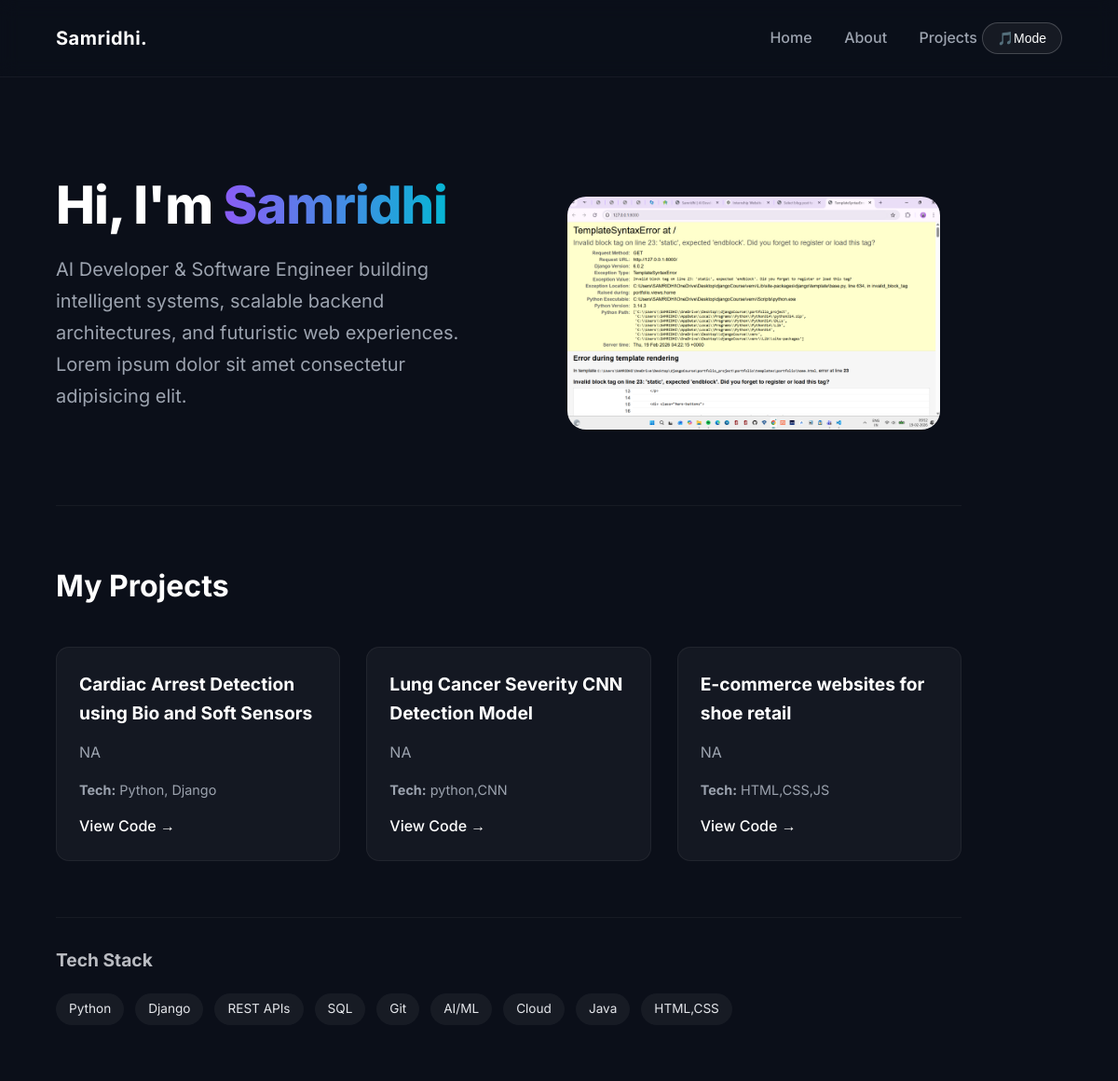
/projects/, run on the app's committed database.
### portfolio/models.py (models this page shows, shortened)
class Project(models.Model):
    title = models.CharField(max_length=200)
    description = models.TextField()
    tech_stack = models.CharField(max_length=200)
    github_link = models.URLField(blank=True)

### portfolio/views.py (the view)
# urls.py: path('projects/', views.projects, name='projects'),
def projects(request):
    projects = Project.objects.all()
    return render(request, 'portfolio/projects.html', {
        'projects': projects
    })

### portfolio/templates/portfolio/projects.html
{% extends 'portfolio/base.html' %}
{% load static %}
{% block content %}
<section class="hero container">
    <div class="hero-grid">
        <div class="hero-content">
            <h1 class="hero-title">
                Hi, I'm <span class="gradient-text">Samridhi</span>
            </h1>
            <p class="hero-subtitle">
                AI Developer & Software Engineer building intelligent systems,
                scalable backend architectures, and futuristic web experiences.
                Lorem ipsum dolor sit amet consectetur adipisicing elit.
            </p>
        </div>
        <div class="hero-image">
            <img src="{% static 'portfolio/images/profile.png' %}" alt="Samridhi">
        </div>
    </div>
</section>
<section class="section container">
    <h2 class="section-title">My Projects</h2>
    <div class="projects-grid">
        {% for project in projects %}
        <div class="project-card">
            <h3>{{ project.title }}</h3>
            <p class="project-desc">{{ project.description }}</p>
            <p class="project-tech">
                <strong>Tech:</strong> {{ project.tech_stack }}
            </p>
            <a href="{{ project.github_link }}" target="_blank" class="project-link">
                View Code →
            </a>
        </div>
        {% endfor %}
    </div>
</section>
<section class="section container tech-strip">
    <h3 class="tech-title">Tech Stack</h3>
    <div class="tech-badges">
        <span>Python</span>
        <span>Django</span>
        <span>REST APIs</span>
        <span>SQL</span>
        <span>Git</span>
        <span>AI/ML</span>
        <span>Cloud</span>
        <span>Java</span>
        <span>HTML,CSS</span>
    </div>
</section>
{% endblock %}

### portfolio/templates/portfolio/base.html (shortened to what this page needs)
{% load static %}
<!DOCTYPE html>
<html lang="en">
<head>
<link rel="stylesheet" href="{% static 'portfolio/css/style.css' %}?v={{timestamp}}">
</head>
<body>
<nav class="navbar">
    <div class="container nav-inner">
        <div class="logo">Samridhi.</div>
        <div class="nav-links">
            <a href="{% url 'home' %}">Home</a>
            <a href="{% url 'about' %}">About</a>
            <a href="{% url 'projects' %}">Projects</a>
            <button id="lyricToggle" class="lyric-toggle">🎵Mode</button>
        </div>
    </div>
</nav>
<div class="container fade-in">
    {% block content %}{% endblock %}
</div>
</body>
</html>

### portfolio/static/portfolio/css/style.css (style rules this page uses)
* { margin: 0; padding: 0; box-sizing: border-box; }
body { font-family: 'Inter', sans-serif; background: #0b0f19; color: #e5e7eb; padding-top: 90px; line-height: 1.6; }
.container { width: 90%; max-width: 1100px; margin: 0 auto; }
.navbar { position: fixed; top: 0; width: 100%; padding: 24px 0; background: rgba(11, 15, 25, 0.8); backdrop-filter: blur(10px); border-bottom: 1px solid rgba(255,255,255,0.05); z-index: 1000; }
.nav-inner { display: flex; justify-content: space-between; align-items: center; }
.logo { font-size: 20px; font-weight: 700; letter-spacing: 0.5px; color: #ffffff; }
.nav-links a { margin-left: 30px; text-decoration: none; color: #9ca3af; font-weight: 500; transition: 0.3s ease; }
.hero { padding: 120px 0 100px 0; }
.hero h1 { font-size: 4.8rem; font-weight: 800; color: #ffffff; margin-bottom: 20px; letter-spacing: -1px; }
.hero p { font-size: 20px; max-width: 650px; color: #9ca3af; margin-bottom: 40px; }
.section { padding: 100px 0; border-top: 1px solid rgba(255,255,255,0.05); }
.section h2 { font-size: 2rem; margin-bottom: 40px; color: #ffffff; }
.projects-grid { display: grid; grid-template-columns: repeat(auto-fit, minmax(300px, 1fr)); gap: 40px; }
.project-card { padding: 30px; border: 1px solid rgba(255,255,255,0.06); border-radius: 8px; transition: 0.3s ease; }
.project-card h3 { margin-bottom: 15px; font-size: 1.2rem; color: #ffffff; }
.project-card p { color: #9ca3af; margin-bottom: 15px; }
.project-card a { color: #ffffff; text-decoration: none; font-weight: 500; }
body { transition: background 0.5s ease, color 0.5s ease; }
.lyric-toggle { padding: 8px 16px; border-radius: 30px; border: 1px solid rgba(255,255,255,0.2); background: rgba(255,255,255,0.05); color: #fff; cursor: pointer; transition: 0.3s ease; font-size: 14px; }
.nav-links a { position: relative; }
.nav-links a::after { content: ""; position: absolute; left: 0; bottom: -6px; width: 0%; height: 2px; background: #ffffff; transition: 0.3s ease; }
.fade-in { opacity: 0; transform: translateY(20px); animation: fadeUp 0.8s ease forwards; }
.hero h1 { font-size: 3.5rem; margin-bottom: 20px; }
.hero-content { max-width: 700px; }
.hero-title { font-size: 4rem; line-height: 1.1; margin-bottom: 25px; }
.section { padding: 60px 0; }
section { margin: 0 !important; }
.section + .section { border-top: 1px solid rgba(255,255,255,0.05); padding-top: 30px; }
.hero { padding: 100px 0 60px; }
.hero-title { font-size: 3rem; margin-bottom: 20px; }
.hero-subtitle { font-size: 1.1rem; color: #aaa; max-width: 650px; line-height: 1.6; }
.gradient-text { background: linear-gradient(90deg, #8b5cf6, #06b6d4); -webkit-background-clip: text; -webkit-text-fill-color: transparent; }
.tech-badges { margin-top: 20px; display: flex; flex-wrap: wrap; gap: 12px; }
.tech-badges span { padding: 8px 16px; background: rgba(255,255,255,0.05); border-radius: 20px; font-size: 0.9rem; }
.section-title { font-size: 2rem; margin-bottom: 40px; }
.projects-grid { display: grid; grid-template-columns: repeat(auto-fit, minmax(280px, 1fr)); gap: 30px; }
.project-card { padding: 30px; border-radius: 16px; background: rgba(255,255,255,0.03); transition: 0.3s ease; }
.project-desc { margin: 15px 0; color: #bbb; }
.project-tech { font-size: 0.9rem; margin-bottom: 15px; }
.project-link { color: #8b5cf6; text-decoration: none; font-weight: 500; }
.projects-grid { display: grid; grid-template-columns: repeat(auto-fit, minmax(280px, 1fr)); gap: 28px; }
.project-card { padding: 24px; border-radius: 14px; background: rgba(255,255,255,0.04); transition: 0.25s ease; }
.project-desc { margin: 12px 0; color: #bbb; }
.tech-strip { padding-top: 40px; }
.tech-title { margin-bottom: 20px; font-size: 1.2rem; opacity: 0.8; }
.tech-badges { display: flex; flex-wrap: wrap; gap: 12px; }
.tech-badges span { padding: 6px 14px; font-size: 0.85rem; border-radius: 20px; background: rgba(255,255,255,0.05); }
.hero { padding: 70px 0 15px; }
.hero-grid { display: grid; grid-template-columns: 1fr 1fr; align-items: center; gap: 60px; }
.hero-subtitle { color: #aaa; line-height: 1.7; }
.hero-image img { width: 100%; max-width: 400px; border-radius: 20px; }
.hero-image img { width: 100%; max-width: 400px; }
.hero-grid { display: flex; align-items: center; justify-content: space-between; gap: 80px; }
.hero-content { flex: 1; }
.hero-image { flex: 1; display: flex; justify-content: center; }
.hero-image img { max-width: 400px; width: 100%; border-radius: 20px; }

### data on the page
Project: title "Cardiac Arrest Detection using Bio and Soft Sensors", description "NA", tech_stack "Python, Django"
Project: title "Lung Cancer Severity CNN Detection Model", description "NA", tech_stack "python,CNN"
Project: title "E-commerce websites for shoe retail", description "NA", tech_stack "HTML,CSS,JS"
